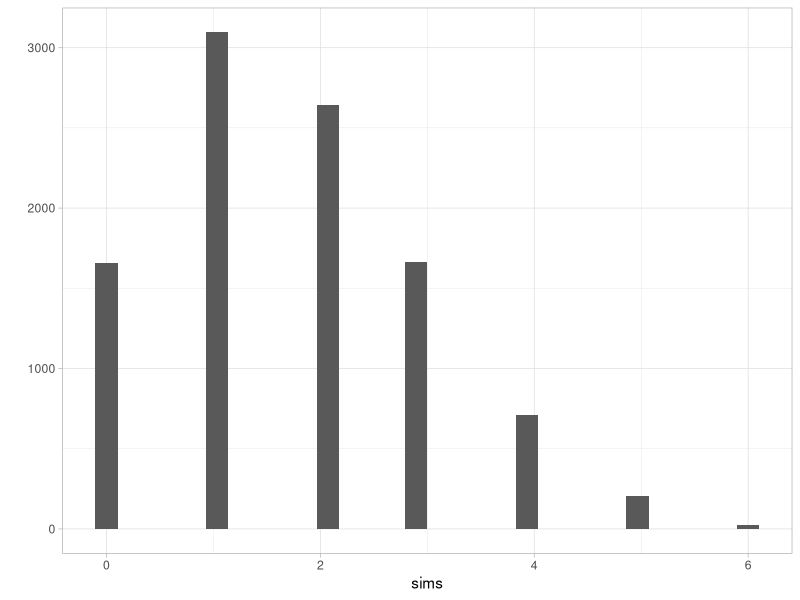
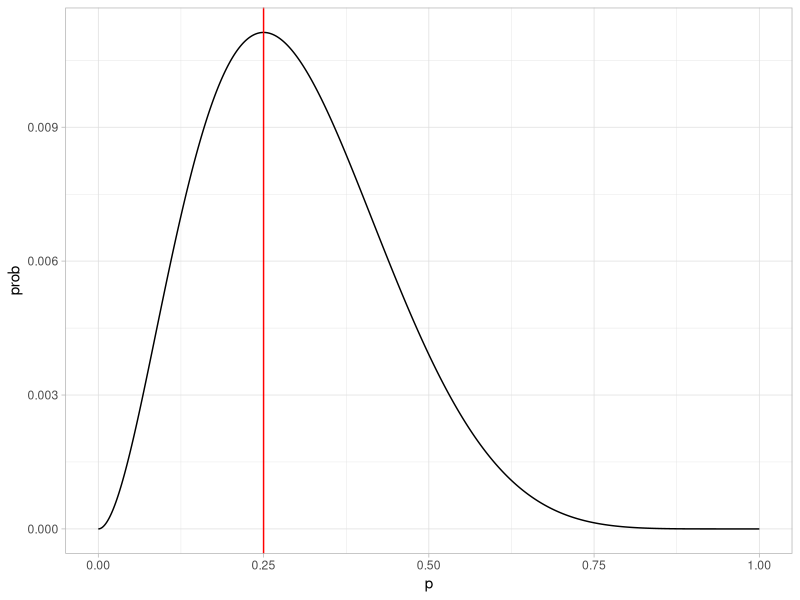
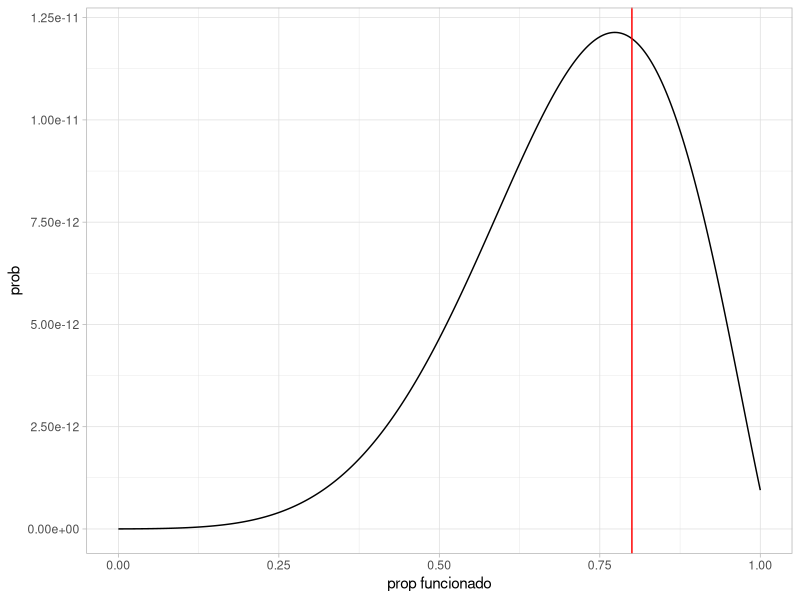

Here is the R script that generated these plots, in order:
## ---- chunk 1
ggplot2::theme_set(ggplot2::theme_light())
library(tidyverse)
library(patchwork)
library(kableExtra)
## ---- chunk 2
baraja <- tibble(numero = 1:13) %>% 
   crossing(tibble(figura = c("C", "D", "T", "P"))) %>% 
   mutate(carta = paste(numero, figura))
nrow(baraja)
baraja
## ---- chunk 3
cartas <- baraja$carta
exp_3_cartas <- function(cartas){
   sample(cartas, 3) 
}
set.seed(132185)
exp_3_cartas(cartas)
## ---- chunk 4
sims <- map(1:20000, ~ exp_3_cartas(cartas))
sims[1:5]
## ---- chunk 5
sims %>% 
   map_lgl(~ str_detect(.x[1], "C")) %>% 
   mean()
## ---- chunk 6
sims_F <- sims %>%
   keep(~ str_detect(.x[2], "C") & str_detect(.x[3], "C"))
length(sims_F)
sims_F[1:5]
## ---- chunk 7
sims_F  %>% 
   map_lgl(~ str_detect(.x[1], "C")) %>% 
   mean()
## ---- chunk 8
probs_x <- rep(1/6, 6)
probs_y_x = 0.5^(1:6)
sum(probs_y_x * probs_x)
## ---- chunk 9
simular_soles <- function(){
   dado <- sample(1:6, 1)
   soles <- sample(c("sol", "águila"), dado, replace = TRUE)
   num_soles = sum(as.numeric(soles == "sol"))
   num_soles
}
set.seed(82332)
simular_soles()
## ---- chunk 10
sims <- map_dbl(1:10000, ~ simular_soles())
qplot(sims)
## ---- chunk 11
sum(sims==0) / length(sims)
## ---- chunk 12
verosimilitud <- function(p){
  p^2 * (1-p)^6
}
dat_verosim <- tibble(x = seq(0,1, 0.001)) %>% mutate(prob = map_dbl(x, verosimilitud))
ggplot(dat_verosim, aes(x = x, y = prob)) + geom_line() +
  geom_vline(xintercept = 0.25, color = "red") +
  xlab("p")
## ---- chunk 13
calc_verosim <- function(r){
  q_func <- 0.03^r*(0.97)^(10-r)
  q_falla <- 0.2^r*(0.8)^(10-r)
  function(p){
    #nota: esta no es la mejor manera de calcularlo, hay 
    # que usar logaritmos.
    prod(p*q_func + (1-p)*q_falla)
  }
}
verosim <- calc_verosim(c(1, 0, 0, 3, 0, 0, 0, 2, 1, 0, 0))
verosim(0.1)
## ---- chunk 14
dat_verosim <- tibble(x = seq(0,1, 0.001)) %>% mutate(prob = map_dbl(x, verosim))
ggplot(dat_verosim, aes(x = x, y = prob)) + geom_line() +
  geom_vline(xintercept = 0.8, color = "red") +
  xlab("prop funcionado")
## ---- chunk 15
p <- 0.1
proba <- (p ^ 800)*(1-p)^200
proba
## ---- chunk 16
log_proba <- 800 * log(p) + 200 * log(1-p)
log_proba
